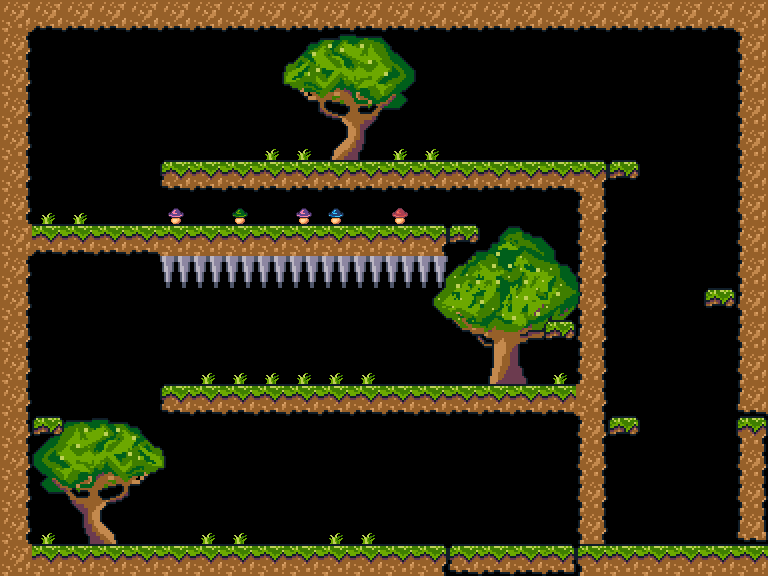

The image is a tile-based game level rendered from a .tmx file. Its description and source (layers, tilesets, objects; grid data summarised) follow:
An orthogonal 24x18 tile map with 32x32 px tiles, 6 tile layers (decor, blocks, platforms, hazards, ...) and 17 objects (11x saw, 3x red, playerSpawn, playerSpawnRight, playerSpawnDown).

<map version="1.5" tiledversion="1.6.0" orientation="orthogonal" renderorder="right-down" width="24" height="18" tilewidth="32" tileheight="32" infinite="0" nextlayerid="9" nextobjectid="27">
 <editorsettings>
  <export target="forestRightDownHard.json" format="json" />
 </editorsettings>
 <tileset firstgid="1" name="forestTileset" tilewidth="32" tileheight="32" tilecount="144" columns="12">
  <image source="forestTileset.png" width="384" height="384" />
  <tile id="0">
   <properties>
    <property name="collides" type="bool" value="true" />
   </properties>
  </tile>
  <tile id="1">
   <properties>
    <property name="collides" type="bool" value="true" />
   </properties>
  </tile>
  <tile id="2">
   <properties>
    <property name="collides" type="bool" value="true" />
   </properties>
  </tile>
  <tile id="3">
   <properties>
    <property name="collides" type="bool" value="true" />
   </properties>
  </tile>
  <tile id="12">
   <properties>
    <property name="collides" type="bool" value="true" />
   </properties>
  </tile>
  <tile id="13">
   <properties>
    <property name="collides" type="bool" value="true" />
   </properties>
  </tile>
  <tile id="14">
   <properties>
    <property name="collides" type="bool" value="true" />
   </properties>
  </tile>
  <tile id="15">
   <properties>
    <property name="collides" type="bool" value="true" />
   </properties>
  </tile>
  <tile id="24">
   <properties>
    <property name="collides" type="bool" value="true" />
   </properties>
  </tile>
  <tile id="25">
   <properties>
    <property name="collides" type="bool" value="true" />
   </properties>
  </tile>
  <tile id="26">
   <properties>
    <property name="collides" type="bool" value="true" />
   </properties>
  </tile>
  <tile id="27">
   <properties>
    <property name="collides" type="bool" value="true" />
   </properties>
  </tile>
  <tile id="36">
   <properties>
    <property name="collides" type="bool" value="true" />
   </properties>
  </tile>
  <tile id="37">
   <properties>
    <property name="collides" type="bool" value="true" />
   </properties>
  </tile>
  <tile id="38">
   <properties>
    <property name="collides" type="bool" value="true" />
   </properties>
  </tile>
  <tile id="39">
   <properties>
    <property name="collides" type="bool" value="true" />
   </properties>
  </tile>
  <tile id="89">
   <properties>
    <property name="collides" type="bool" value="true" />
   </properties>
  </tile>
  <tile id="90">
   <properties>
    <property name="collides" type="bool" value="true" />
   </properties>
  </tile>
  <tile id="91">
   <properties>
    <property name="collides" type="bool" value="true" />
   </properties>
  </tile>
  <tile id="92">
   <properties>
    <property name="collides" type="bool" value="true" />
   </properties>
  </tile>
  <tile id="93">
   <properties>
    <property name="collides" type="bool" value="true" />
   </properties>
  </tile>
 </tileset>
 <layer id="5" name="decor" width="24" height="18">
  <data>[432 cells, 88 non-empty, 53 distinct tile ids]</data>
 </layer>
 <layer id="1" name="blocks" width="24" height="18">
  <properties>
   <property name="collides" type="bool" value="true" />
  </properties>
  <data>[432 cells, 123 non-empty, 11 distinct tile ids]</data>
 </layer>
 <layer id="2" name="platforms" width="24" height="18">
  <properties>
   <property name="collides" type="bool" value="true" />
  </properties>
  <data>[432 cells, 10 non-empty, 4 distinct tile ids]</data>
 </layer>
 <layer id="4" name="hazards" width="24" height="18">
  <properties>
   <property name="collides" type="bool" value="true" />
  </properties>
  <data>[432 cells, 9 non-empty, 1 distinct tile ids]</data>
 </layer>
 <layer id="6" name="downDoor" width="24" height="18">
  <properties>
   <property name="collides" type="bool" value="true" />
  </properties>
  <data>[432 cells, 4 non-empty, 3 distinct tile ids]</data>
 </layer>
 <layer id="7" name="rightDoor" width="24" height="18">
  <properties>
   <property name="collides" type="bool" value="true" />
  </properties>
  <data>[432 cells, 4 non-empty, 3 distinct tile ids]</data>
 </layer>
 <objectgroup id="3" name="enemySpawns">
  <object id="2" name="saw" x="672" y="64">
   <polyline points="0,0 0,448" />
  </object>
  <object id="3" name="saw" x="672" y="512">
   <polyline points="0,0 0,-448" />
  </object>
  <object id="5" name="saw" x="80" y="80">
   <polyline points="0,0 32,64 64,0 96,64 128,0 160,64 192,0 224,64 256,0 288,64 320,0 352,64 384,0 416,64 448,0 480,64" />
  </object>
  <object id="6" name="saw" x="112" y="80">
   <polyline points="0,0 32,64 64,0 96,64 128,0 160,64 192,0 224,64 256,0 288,64 320,0 352,64 384,0 416,64 448,0 480,64" />
  </object>
  <object id="7" name="red" x="32" y="192">
   <polyline points="0,0 384,0" />
  </object>
  <object id="8" name="red" x="160" y="352">
   <polyline points="0,0 192,0" />
  </object>
  <object id="9" name="red" x="384" y="352">
   <polyline points="0,0 160,0" />
  </object>
  <object id="14" name="saw" x="208" y="496" width="32" height="32">
   <ellipse />
  </object>
  <object id="15" name="saw" x="272" y="432" width="32" height="32">
   <ellipse />
  </object>
  <object id="16" name="saw" x="336" y="496" width="32" height="32">
   <ellipse />
  </object>
  <object id="19" name="saw" x="80" y="304">
   <polygon points="0,0 0,192 32,192 32,0" />
  </object>
  <object id="20" name="saw" x="112" y="496">
   <polygon points="0,0 0,-192 -32,-192 -32,0" />
  </object>
  <object id="25" name="saw" x="592" y="80">
   <polyline points="0,0 -32,64 -64,0 -96,64 -128,0 -160,64 -192,0 -224,64 -256,0 -288,64 -320,0 -352,64 -384,0 -416,64 -448,0 -480,64" />
  </object>
  <object id="26" name="saw" x="560" y="80">
   <polyline points="0,0 -32,64 -64,0 -96,64 -128,0 -160,64 -192,0 -224,64 -256,0 -288,64 -320,0 -352,64 -384,0 -416,64 -448,0 -480,64" />
  </object>
 </objectgroup>
 <objectgroup id="8" name="playerSpawns">
  <object id="21" name="playerSpawn" x="704" y="512">
   <point />
  </object>
  <object id="22" name="playerSpawnRight" x="736" y="512">
   <point />
  </object>
  <object id="23" name="playerSpawnDown" x="480" y="544">
   <point />
  </object>
 </objectgroup>
</map>
